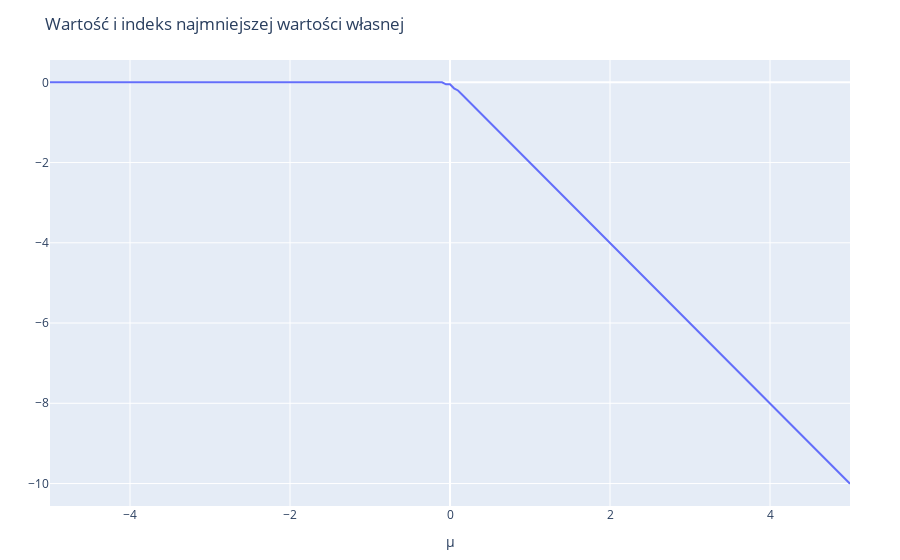

Source (notebook cell):
### Markdown cell above
Wybieramy stany o najmniejszej energii (dolna krawędź powyższego wykresu):

### Code cell
ground_energies = [findmin(eigs_mat_orig[i,:]) for i in 1:size(potentials,1)]
ground_energies = [g[1] for g in ground_energies]
# all_states = [real(eigvecs(get_hamiltonian(states, U, t, pot, next, N))) for pot in potentials]
ground_states = [real(d.vectors)[:,1] for d in data][1]

layout = Layout(
    title="Wartość i indeks najmniejszej wartości własnej",
    xaxis_title="μ",
)
plot(scatter(x=potentials, y=[g for g in ground_energies], name="Wartość"), layout)

### Figure 1 — Plotly figure (JSON) as saved in the notebook; plotly's stock layout.template omitted (floating-point values rounded to 4 significant figures; data arrays with more than 128 entries replaced by an {"elided": "..."} marker saying what was removed)
{"data": [{"name": "Wartość", "type": "scatter", "x": {"elided": "201 float values"}, "y": {"elided": "201 float values"}}], "layout": {"margin": {"b": 50, "l": 50, "r": 50, "t": 60}, "title": "Wartość i indeks najmniejszej wartości własnej", "xaxis": {"title": {"text": "μ"}}}}
